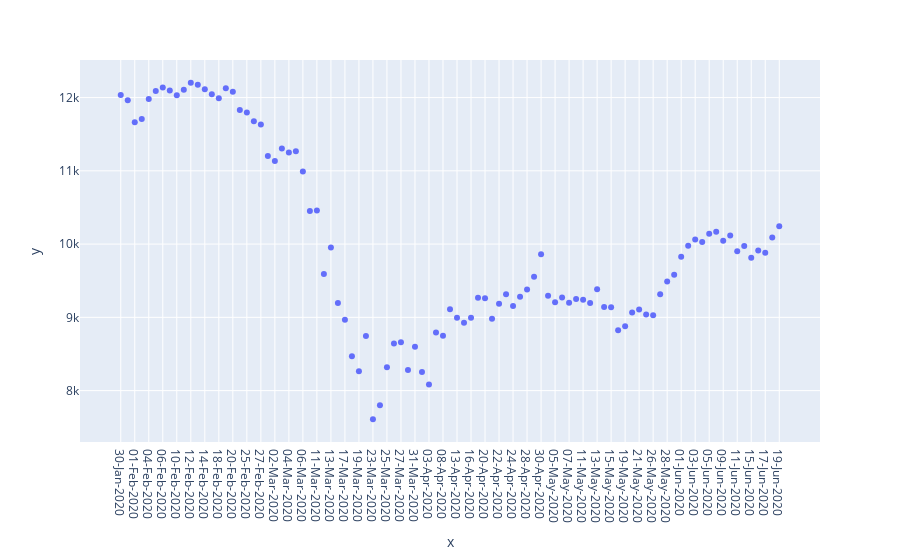

The cell this chart's notebook holds for it:
### Code cell
fig = px.scatter(x=nifty50_df.Date, y=nifty50_df.Close)
fig.show()
